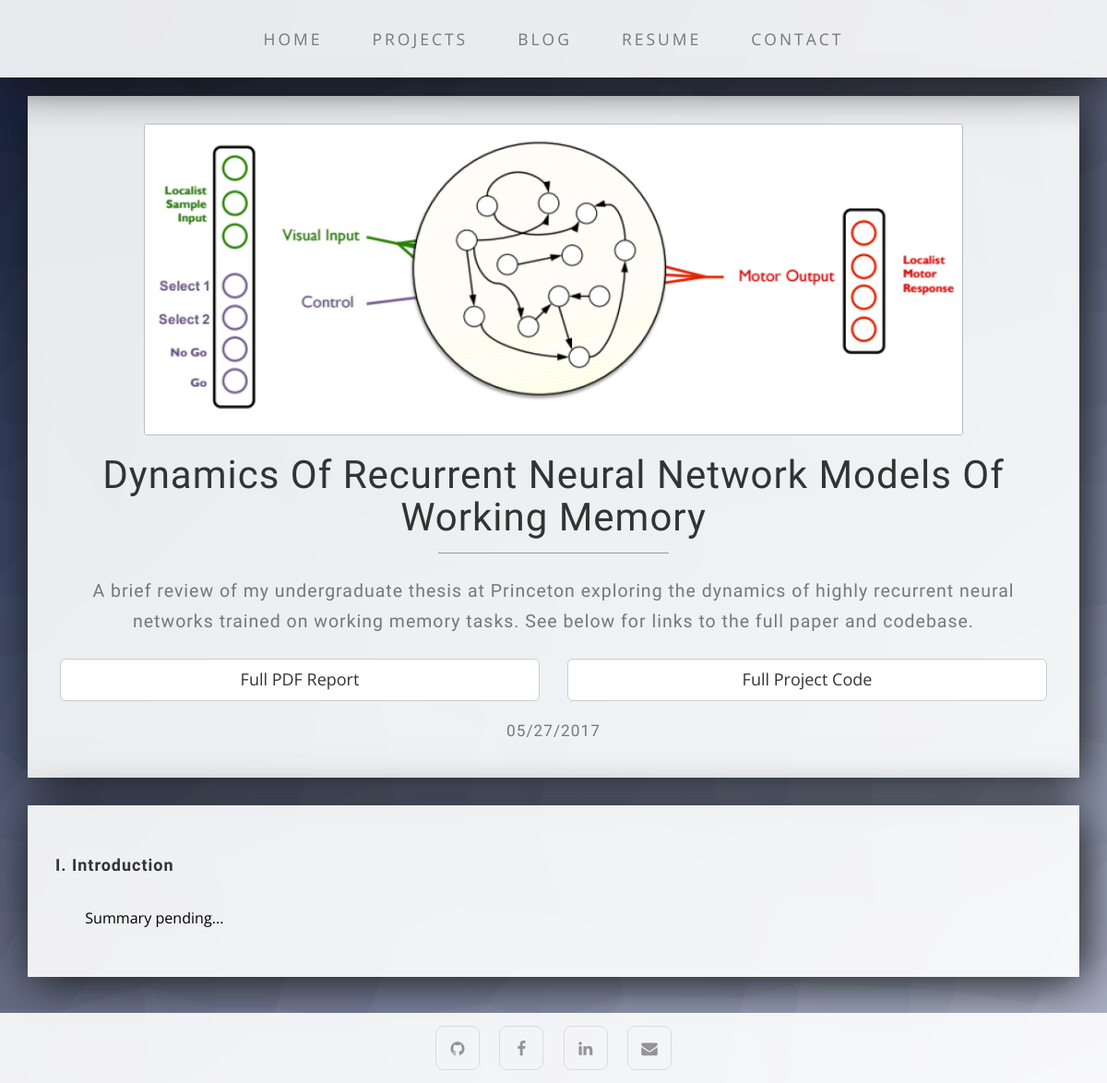
The app's page /post/4 with its own data.
### tables this page shows
CREATE TABLE post_summaries (
  id integer primary key autoincrement,
  prefix text not null,
  type text not null,
  title text not null,
  summary text not null,
  thumbnail_img_url text not null,
  'date' text not null
);

### flaskapp.py (the view)
@flask_app.route('/post/<int:post_id>')
def post_page(post_id):
	context = _gen_page_context('Post')
	_add_post_context(context, post_id)
	return render_template('post.html', context=context)

### flaskapp.py (called while the page is built)
def connect_db():
    rv = sqlite3.connect(flask_app.config['DATABASE'])
    rv.row_factory = sqlite3.Row
    return rv

def get_db():
    if not hasattr(g, 'sqlite_db'):
        g.sqlite_db = connect_db()
    return g.sqlite_db

def _gen_page_context(page):
	"""Generates the templating context for a given page load"""
	context = {}
	context['page'] = page
	return context

def _add_post_context(context, post_id):
	"""Adds the details of a specific post to the template context"""
	db = get_db()
	cur = db.execute('select title, prefix, summary, date from post_summaries where id={}'.format(post_id))
	post = cur.fetchall()
	context['post'] = post[0]

### templates/post.html (shortened to what this page needs)
<!DOCTYPE html>
<html lang="en">
{% include 'components/head.html' %}
<body>
    {% include 'components/navbar.html' %}
    <div class="container">
        {% include 'posts/' + context.post.prefix+ '.html' %}
    </div>
    {% include 'components/footer.html' %}
</body>
</html>

### templates/posts/project1.html
<div class="box post-header">
    <div class="row">
        <div class="col-lg-12 text-center">
            <div class="image">
            <img class="img-medium img-border round" src="{{ url_for('static', filename='img/thumbnails/thesis_architecture.png') }}">
            </div>
            <h1 class="brand-name" style="margin-top:20px;">{{ context.post.title }}</h1>
            <hr class="tagline-divider">
            <h2 class="summary">
                <small>{{ context.post.summary }}</small>
            </h2>
            <div class="row button-row">
                <div class="col-sm-6 text-center row-button">
                    <button onclick="window.open('/static/docs/princeton_thesis.pdf', '_blank')" type="button" class="btn btn-default btn-block">Full PDF Report</button>
                </div>
                <div class="col-sm-6 text-center row-button">
                    <button onclick="window.open('https://github.com/cjwawrzonek/Thesis', '_blank')" type="button" class="btn btn-default btn-block">Full Project Code</button>
                </div>
            </div>
            <h4 class="date"><small>{{ context.post.date }}</small></h4>
        </div>
    </div>
</div>
<div class="box">
    <div class="post-body">
        <h4>I. Introduction</h4>
        <p class="tab">Summary pending...</p>
    </div>
</div>

### static/css/custom.css (style rules this page uses)
body { font-family: "Open Sans","Helvetica Neue",Helvetica,Arial,sans-serif; background: url('../img/bg.png') no-repeat center fixed; -webkit-background-size: cover; -moz-background-size: cover; background-size: cover; -o-background-size: cover; padding-bottom: 85px; }
html { position: relative; min-height: 100%; }
h1, h2, h3, h4, h5, h6 { font-family: "Enriqueta"; font-weight: 400; letter-spacing: 1px; }
p { font-size: 1.25em; line-height: 1.6; color: #000; }
hr { max-width: 400px; border-color: #999999; }
p.tab { text-indent: 2.0em; padding: 10px 0px; }
.round { border-radius: 3px; }
.tagline-divider { margin: 15px auto 15px; max-width: 250px; border-color: #999999; }
.box { margin-bottom: 30px; padding: 30px 15px; background: rgba(255,255,255,0.9); box-shadow: 5px 5px 50px #151515; }
.brand-before, .brand-name { font-weight: 100; text-transform: capitalize; }
.brand-name { margin: 0; font-size: 3em; }
.button-row { padding-right: 20px; padding-left: 20px; }
.row-button { padding-top: 8px; padding-bottom: 8px; }
.post-body h4 { font-weight: bold; padding: 15px 0px; }
.post-header .summary { padding: 0px 10px 10px 10px; }
.post-body { font-size: 0.92em; margin: 0px 15px; }
.img-medium { max-width: 80%; height: auto; margin-left: auto; margin-right: auto; }
.img-border { float: none; margin: 0 auto 0; border: #BBBBBB solid 1px; }
@media screen and (min-width:768px) { h4.date { font-size: 23px; } }
@media screen and (min-width:768px) { .row-button button { padding: 10px 16px; font-size: 18px; line-height: 1.33; border-radius: 6px; } }
@media screen and (min-width:1200px) { .box:after { content: ''; display: table; clear: both; } }

### records on screen
post_summaries: post "Dynamics Of Recurrent Neural Network Models Of Working Memory", post.summary "A brief review of my undergraduate thesis at Princeton exploring the dynamics of highly recurrent neural networks trained on working memory tasks. See below for links to the full paper and codebase.", post "05/27/2017"
